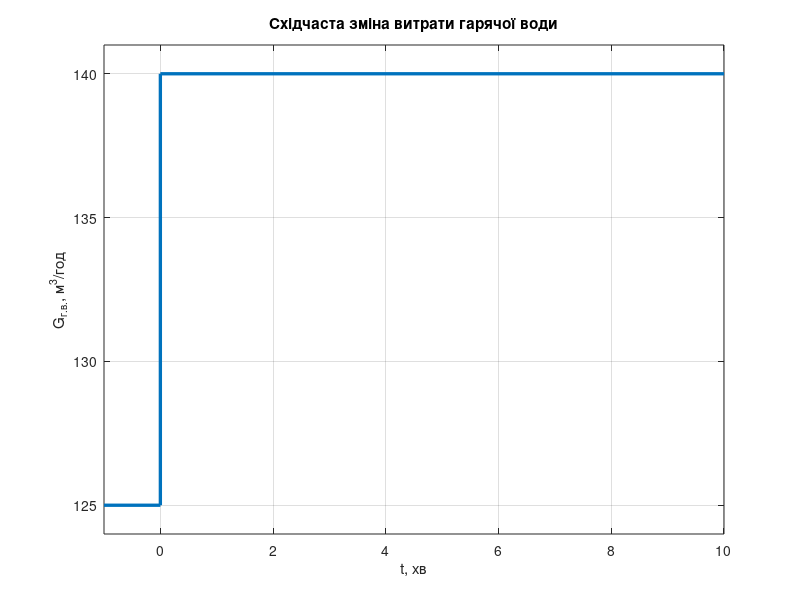
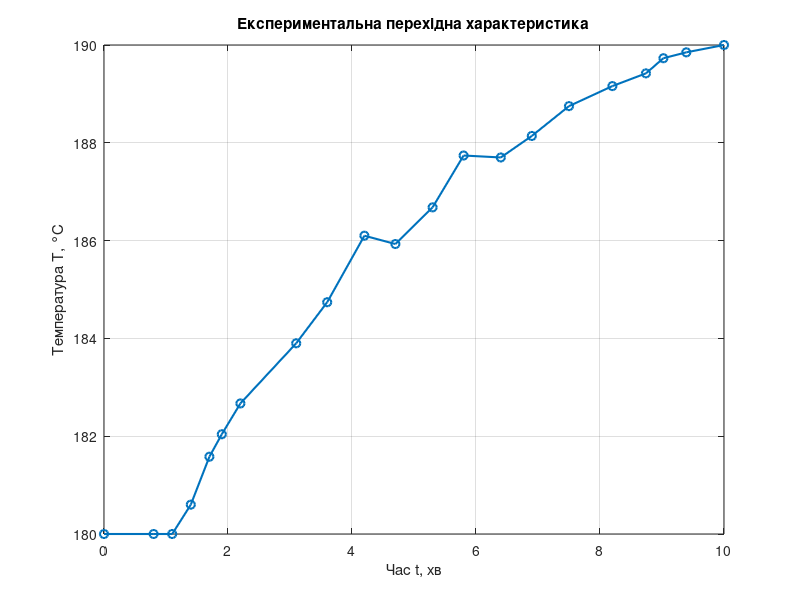
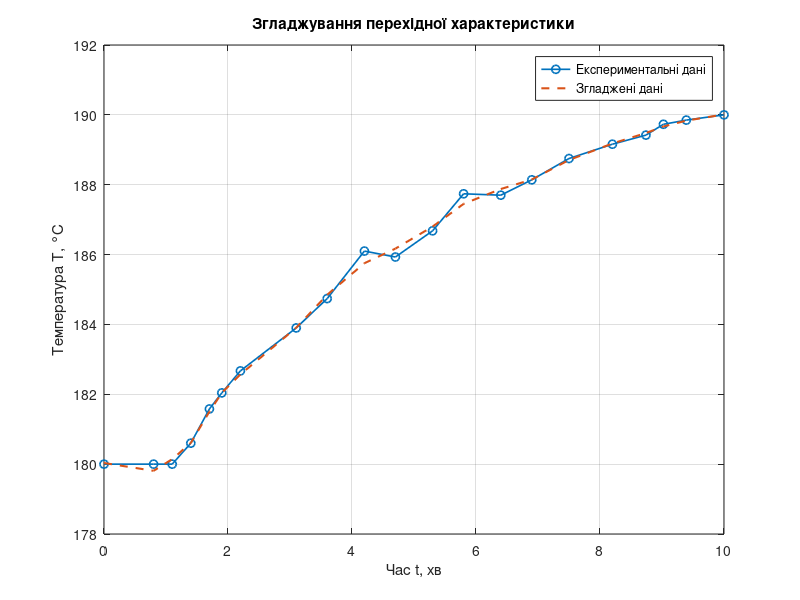
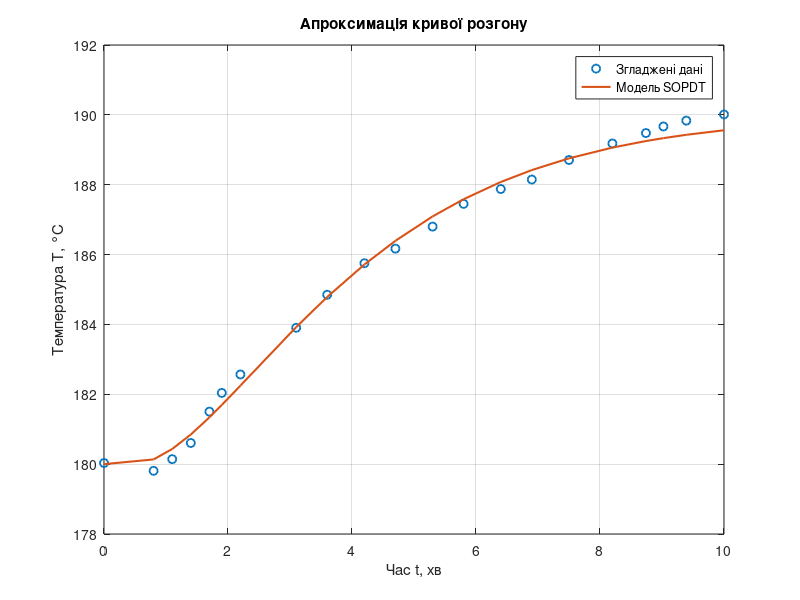

Here is the MATLAB script that generated these plots, in order: (Note: this script raises an error after producing the figures.)
function LR5_identification
% Експериментальна ідентифікація об'єкта керування
clear; clc; close all;

%% 1. Експериментальні дані
t = [0 0.8 1.1 1.4 1.7 1.9 2.2 3.1 3.6 4.2 ...
    4.7 5.3 5.8 6.4 6.9 7.5 8.2 8.741 9.023 9.392 10]';

Texp = [180 180 180 180.6 181.58 182.04 182.67 183.9 ...
    184.74 186.1 185.93 186.68 187.74 187.7 188.14 ...
    188.75 189.16 189.42 189.73 189.85 190]';

F0 = 125;
F1 = 140;
dF = F1 - F0;

T0 = Texp(1);
Tinf = Texp(end);

%% 2. Східчаста зміна витрати гарячої води
tStep = [-1 0 0 10];
QStep = [F0 F0 F1 F1];

figure;
plot(tStep, QStep, 'LineWidth', 2.4);
grid on; box on;
xlim([-1 10]);
ylim([124 141]);
xlabel('t, хв');
ylabel('G_{г.в.}, м^3/год');
title('Східчаста зміна витрати гарячої води');


%% 3. Експериментальна перехідна характеристика

figure;
plot(t, Texp, 'o-', 'LineWidth', 1.5);
grid on;
box on;

xlabel('Час t, хв');
ylabel('Температура T, °C');
title('Експериментальна перехідна характеристика');
xlim([0 10]);

%% 4. Основні параметри для ідентифікації

T0 = Texp(1);          % початкова температура
Tust = Texp(end);      % усталена температура
dT = Tust - T0;        % зміна температури

G0 = F0;            % початкова витрата
Gust = F1;        % кінцева витрата
dG = Gust - G0;        % зміна витрати

Kobj = dT / dG;        % коефіцієнт передачі об'єкта

fprintf('\nОСНОВНІ ПАРАМЕТРИ ОБ''ЄКТА\n');
fprintf('T0 = %.3f °C\n', T0);
fprintf('Tust = %.3f °C\n', Tust);
fprintf('dT = %.3f °C\n', dT);
fprintf('G0 = %.3f м^3/год\n', G0);
fprintf('Gust = %.3f м^3/год\n', Gust);
fprintf('dG = %.3f м^3/год\n', dG);
fprintf('Kobj = %.6f (°C)/(м^3/год)\n', Kobj);


%% 5. Згладжування експериментальних даних методом п'яти точок

n = length(Texp);
Tsm = zeros(size(Texp));

for i = 1:n
    i1 = max(1, min(i-2, n-4));
    ind = i1:min(i1+4, n);

    % Локальна квадратична апроксимація п'яти точок
    p = polyfit(t(ind), Texp(ind), 2);
    Tsm(i) = polyval(p, t(i));
end

%% Графік експериментальних та згладжених даних

figure;
plot(t, Texp, 'o-', 'LineWidth', 1.2);
hold on;
plot(t, Tsm, '--', 'LineWidth', 1.5);
hold off;

grid on;
box on;
xlabel('Час t, хв');
ylabel('Температура T, °C');
title('Згладжування перехідної характеристики');
legend('Експериментальні дані', 'Згладжені дані', ...
    'Location', 'best');
xlim([0 10]);


%% 6. Апроксимація перехідної характеристики

k = Kobj;

% Початкові наближення параметрів
q0 = log([1.2 1.2 0.6]);

% Мінімізація суми квадратів відхилень
objective = @(q) sum((Tsm - sopdt(t,T0,dF,k,q)).^2);

options = optimset('Display','iter', ...
    'MaxIter',20000, ...
    'MaxFunEvals',50000, ...
    'TolX',1e-10, ...
    'TolFun',1e-12);

q = fminsearch(objective,q0,options);

% Параметри об'єкта
T2 = exp(q(1));
T1 = T2 + exp(q(2));
tau = exp(q(3));

% Розрахункова перехідна характеристика
Tmodel = sopdt(t,T0,dF,k,q);

fprintf('\nРЕЗУЛЬТАТИ АПРОКСИМАЦІЇ\n');
fprintf('k = %.6f\n',k);
fprintf('T1 = %.6f хв\n',T1);
fprintf('T2 = %.6f хв\n',T2);
fprintf('tau = %.6f хв\n',tau);


%% 7. Оцінювання точності апроксимації

% Відхилення згладжених даних від моделі
error = Tsm - Tmodel;

% Показники точності
SSE = sum(error.^2);
RMSE = sqrt(mean(error.^2));
R2 = 1 - SSE/sum((Tsm - mean(Tsm)).^2);
ISE = trapz(t, error.^2);

% Виведення результатів
fprintf('\nПОКАЗНИКИ ТОЧНОСТІ АПРОКСИМАЦІЇ\n');
fprintf('SSE = %.6f °C^2\n', SSE);
fprintf('RMSE = %.6f °C\n', RMSE);
fprintf('R^2 = %.6f\n', R2);
fprintf('ISE = %.6f °C^2*хв\n', ISE);


%% 8. Графік апроксимації перехідної характеристики

figure;
plot(t, Tsm, 'o', 'LineWidth', 1.3);
hold on;
plot(t, Tmodel, '-', 'LineWidth', 1.5);
hold off;

grid on;
box on;

xlabel('Час t, хв');
ylabel('Температура T, °C');
title('Апроксимація кривої розгону');

legend('Згладжені дані', 'Модель SOPDT', ...
    'Location', 'best');

xlim([0 10]);


%% 9. Передатна функція об'єкта

% Коефіцієнти знаменника
a2 = T1 * T2;
a1 = T1 + T2;

fprintf('\nПЕРЕДАТНА ФУНКЦІЯ ОБ''ЄКТА\n');

fprintf('\nФакторизований вигляд:\n');
fprintf('W(s) = %.6f*exp(-%.6f*s)/', k, tau);
fprintf('((%.6f*s+1)*(%.6f*s+1))\n', T1, T2);

fprintf('\nРозгорнутий вигляд:\n');
fprintf('W(s) = %.6f*exp(-%.6f*s)/', k, tau);
fprintf('(%.6f*s^2+%.6f*s+1)\n', a2, a1);


%% 10. Таблиця результатів згладжування та апроксимації

Results = table(t, Texp, Tsm, Tmodel, error, ...
    'VariableNames', {'t_min', 'T_exp', 'T_smooth', ...
    'T_model', 'Error'});

fprintf('\nТАБЛИЦЯ РЕЗУЛЬТАТІВ\n');
disp(Results);

end


function y = sopdt(t,T0,dF,k,q)

T2 = exp(q(1));
T1 = T2 + exp(q(2));
tau = exp(q(3));

y = T0 * ones(size(t));
ind = t >= tau;
theta = t(ind) - tau;

if abs(T1-T2) < 1e-3
    Tav = (T1+T2)/2;
    g = 1-exp(-theta/Tav).*(1+theta/Tav);
else
    g = 1-(T1*exp(-theta/T1) ...
        -T2*exp(-theta/T2))/(T1-T2);
end

y(ind) = T0 + k*dF*g;

end
